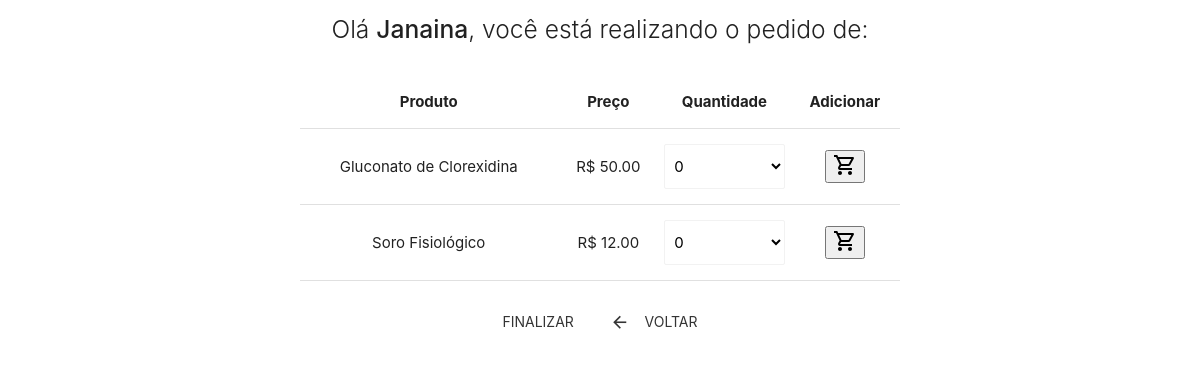
Screenshot of /pedidos/novo.php with the database file from the repository.
### tables this page shows
CREATE TABLE `produtos` (
  `id_produto` int(11) NOT NULL,
  `nome` varchar(100) NOT NULL,
  `descricaoProd` varchar(255) NOT NULL,
  `formula` varchar(50) NOT NULL,
  `estoque` int(5) NOT NULL,
  `unidadeMed` varchar(5) DEFAULT NULL,
  `fornecedor` varchar(100) NOT NULL,
  `Fabricante` varchar(50) NOT NULL,
  `preco` varchar(12) NOT NULL,
  `lote` int(10) NOT NULL,
  `descricaoTec` varchar(255) DEFAULT NULL,
  `obs` varchar(255) DEFAULT NULL
);

### pedidos/novo.php (the view, shortened to what this page needs)
<!DOCTYPE html>
<html lang='pt-br'>
<head>
    <link rel="stylesheet" href="../css/main.css">
    <link rel="stylesheet" href="../css/table.css">
    <link rel="stylesheet" href="https://cdnjs.cloudflare.com/ajax/libs/materialize/1.0.0/css/materialize.min.css">
</head>
<body>
    <div class = 'row'>
        <div class="center-align">
            <form action = 'detalhes.php' method = 'POST'>
                    <table class="highlight centered responsive-table">
                        <thead>
                            <tr>
                                <th>Produto</th>
                                <th>Preço</th>
                                <th>Quantidade</th>
                                <th>Adicionar</th>
                            </tr>
                        </thead>
                        <?php
                            require_once '../banco/conexao.php';
                            echo "
                                <h5 class ='light'>Olá <strong>$_SESSION[adm]</strong>, você está realizando o pedido de: <strong style='color: green'>$_SESSION[nome]</strong> </h5>
                                </br>
                            ";
                            $query = 'SELECT id_produto, nome, preco FROM produtos';
                            $execut = mysqli_query($conexao,$query);
                            while($produto = mysqli_fetch_array($execut)){
                                echo "
                                    <tbody>
                                        <tr>
                                            <td>$produto[nome]</td>
                                            <td>$produto[preco]</td>
                                            <td>
                                                <select class = 'browser-default' name= 'qtdd'>
                                                    <option value='' disabled selected>0</option>
                                                </select>
                                            </td>
                                            <td>
                                                <input type = 'hidden' name='id_produto' value='$produto[id_produto]'/>
                                                <button type= 'submit'><img src='../css/carrinho.svg' alt='carrinho de compras'></button>
                                            </td>
                                        </tr>
                                    </tbody>
                                ";
                            }
                        ?>
                    </table>
                    <?php
                        echo "
                            </br>
                            <div class='input field col s12'>
                                <button type = 'submit' class='waves-effect waves-green btn-flat'>Finalizar</button>
                                <a href='../cliente/clientes.php' class='waves-effect waves-green btn-flat'><i class='material-icons left'>arrow_back</i>Voltar</a>
                            <div>
                        ";
                    ?>
            </form>
        </div>
    </div>
</body>
</html>

### css/main.css (style rules this page uses)
td { word-break: break-all; }

### css/table.css (style rules this page uses)
table.highlight { width: 50%; margin-left: 25%; }

### rows the page displays
produtos: nome "Gluconato de Clorexidina", preco "R$ 50.00"
produtos: nome "Soro Fisiológico", preco "R$ 12.00"

### other values shown
$_SESSION[adm] "Janaina"
